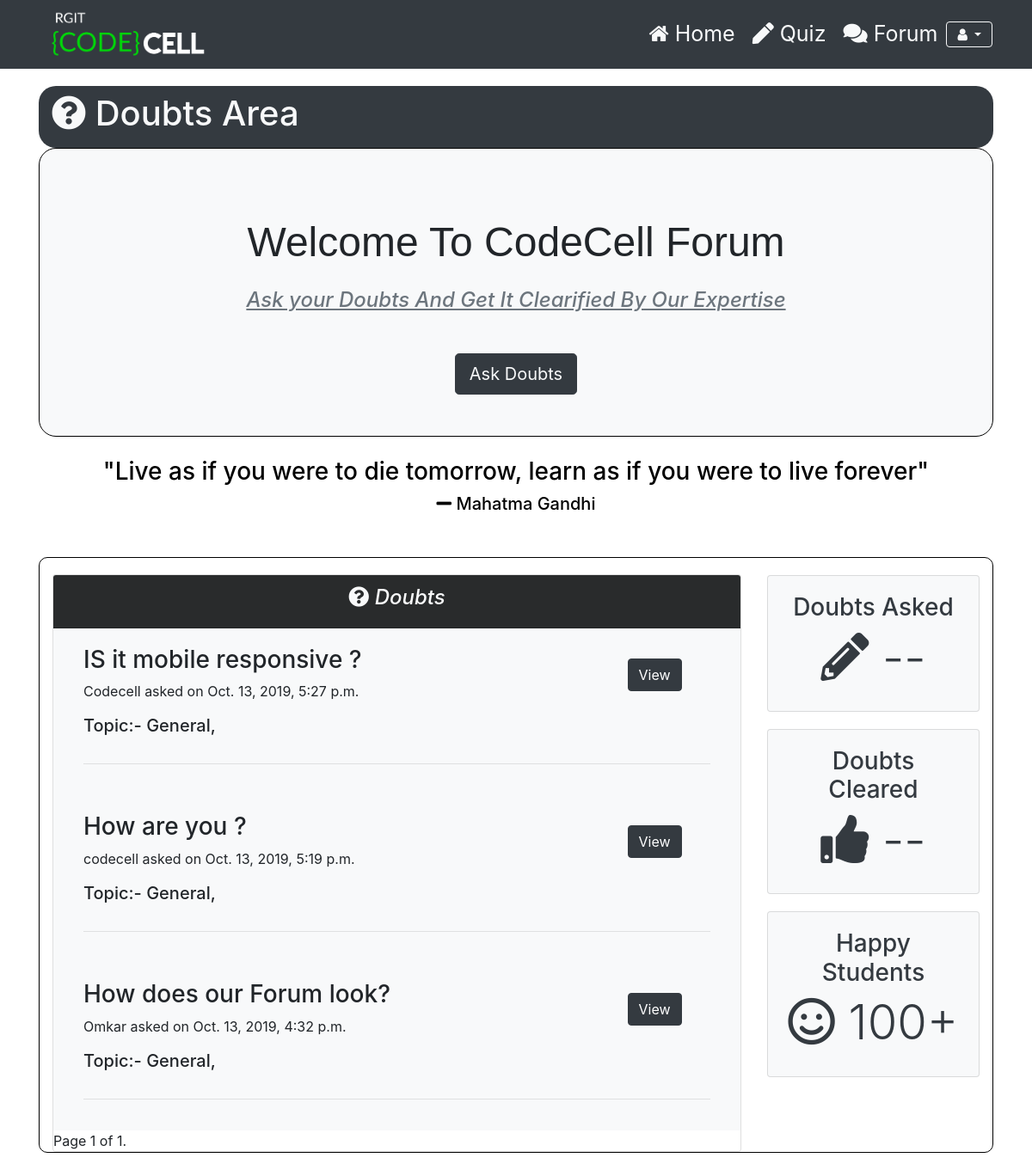
The app's page /forum/ with its own data.
### Forum/models.py (models this page shows, shortened)
class Forum_question(models.Model):
    question = models.CharField(max_length = 200, verbose_name = "Question Text", unique = True, blank = False, null = False)
    description = models.CharField(max_length = 500, verbose_name = "Question Description", unique = False, blank = True)
    topic = models.ManyToManyField(Topic, verbose_name = "Topic")
    user = models.ForeignKey(User, on_delete = models.CASCADE, verbose_name = "Question Author")
    asked_on = models.DateTimeField(auto_now_add = True, verbose_name = "Asked on ")
    views = models.IntegerField(verbose_name = "Views", default = 0, blank = False, null = False)
    upvotes = models.IntegerField(verbose_name = "Upvotes", default = 0, blank = False, null = False)
    class meta:
        verbose_name = "Question"
        verbose_name_plural = "Questions"

class Topic(models.Model):
    title = models.CharField(max_length = 100, verbose_name = "Title", unique = True, blank = False, null = False)
    description = models.CharField(max_length = 500, verbose_name = "Description", blank = True)
    def __str__(self):
        return self.title

### Forum/views.py (the view)
# urls.py: path('', views.forum_home, name = "forum_home"),
def forum_home(request, *args, **kwargs):
    No_of_questions_in_single_page = 25
    questions = Forum_question.objects.all().order_by('-asked_on')
    paginator = Paginator(questions, No_of_questions_in_single_page )
    page = request.GET.get('page')
    question_list = paginator.get_page(page)
    return render(request,'Forum/Forum_home.html',{'question_list':question_list})

### Forum/templates/Forum/Forum_home.html (shortened to what this page needs)
{% extends 'Accounts/base.html' %}
{% load static %}
{% block content %}
  <header id="header">
    <div class="container-fluid fixed-top bg-dark" >
      <nav class="navbar navbar-expand-lg ">
        <div class="container-fluid">
          <a class="logo" href="{% url 'home' %}"><img src="{% static 'Accounts/assets/logo.png' %}" width="200px;" alt=""></a>
          <div class="collapse navbar-collapse" id="navbarContent" >
            <ul class="navbar-nav ml-auto ">
              <li class="nav-item">
                <a class="nav-link active text-light " href="{% url 'home' %}" style="font-size: 25px;padding-left: 10px;padding-right: 10px;"><span class="fa fa-home"></span> Home</a>
              </li>
              <li class="nav-item">
                <a class="nav-link text-light" href="{% url 'quiz_category_list_all' %}" data-scroll-nav="5" style="font-size: 25px;padding-left: 10px;padding-right: 10px;"><span class="fas fa-pen"></span> Quiz</a>
              </li>
              <li class="nav-item">
                <a class="nav-link text-light" href="{% url 'forum_home' %}" style="font-size: 25px;padding-left: 10px;padding-right: 10px"><span class="fas fa-comments"></span> Forum</a>
              </li>
                          <li><div class="dropdown">
                <button type="button" class="btn btn-outline-light dropdown-toggle fa fa-user" data-toggle="dropdown">
                </button>
              </div></li>
            </ul>
          </div>
        </div>
      </nav>
    </div>
  </header>
<div class="container" >
  <div class="main">
      <header id="main-header" class="py-2 bg-dark text-light " style="border-radius: 20px;margin-top: 100px">
        <div class="container">
          <div class="row">
            <div class="col-md-6">
              <h1>
                <i class="fas fa-question-circle"></i> Doubts Area</h1>
            </div>
          </div>
        </div>
      </header>
           <div style="border:1px solid black; width:100%; height:auto;border-radius: 20px ;" class="back bg-light" >
               <h1  class="font" style="text-align:center; padding-top:10vh;font-size: 3em">Welcome To CodeCell Forum</h1>
               <h4 class="text-muted" style="text-align:center;margin-top: 3vh"><u><i>Ask your Doubts And Get It Clearified By Our Expertise</i></u></h5>
               <div class="form-group">
      <div class="text-center">
        <a href="{% url 'ask_question' %}" style="text-decoration:none;"><button type="button" class="btn btn-dark text-light btn-lg" style="margin-top:5vh;margin-bottom: 4vh">Ask Doubts</button></a>
      </div></a>
    </div>
  </div>
  </div>
  <div class="container" style="margin-bottom:50px;">
      <h3 style="text-align:center;color: black;margin-top: 3vh">"Live as if you were to die tomorrow, learn as if you were to live forever"</h3>
      <h5 style="text-align:center;color: black" ><i class="fas fa-minus"></i> Mahatma Gandhi</h5>
  </div>
  <section id="profile">
    <div class="container" style="margin-bottom: 20px;border: 1px solid black;border-radius: 10px">
      <div class="row">
        <div class="col-md-9" style="margin-top:19px;">
          <div class="card" style="margin: 1px solid black">
            <div class="card-header text-light" style="background:#292b2c">
              <h4 class="text-center">
                <i><i class="fas fa-question-circle"></i> Doubts</i>
              </h4>
            </div>
            {% for i in question_list %}
            <div class="card-body bg-light">
              <div class="container ">
                <div class="row">
                  <div class="col-md-10 ">
                      <h3>{{ i.question }}</h3>
                          {{ i.user }} asked on {{ i.asked_on }}
                  </div>
                  <br/>
                  <div class="col-md-2">
                    <a href="{% url 'answer_list' pk=i.pk %}"><button style="margin-top:15px;" class="btn  btn-dark">View</button></a>
                  </div>
                </div>
                <div class="row">
                  <div class="col-md-6">
                    <p><h5>Topic:- {% for j in i.topic.all %} {{j}},  {%endfor%}</h5> </p>
                  </div>
                </div>
                <hr />
              </div>
            </div>
            {% endfor %}
        <div class="pagination">
          <span class="step-links">
              <span class="current">
                  Page {{ question_list.number }} of {{ question_list.paginator.num_pages }}.
              </span>
          </span>
        </div>
      </div>
    </div>
        <div class="col-md-3">
          <div style="margin-top:20px;">
            <div class="card text-center bg-light text-dark mb-3">
              <div class="card-body">
                <h3>Doubts Asked</h3>
                <h4 class="display-4">
                  <i class="fas fa-pencil-alt"></i>
                  {% if user.is_authenticated %} {{ user.doubts_asked}} {% else %} -- {% endif %}
                </h4>
              </div>
            </div>
          </div>
          <div style="margin-top:20px;">
            <div class="card text-center bg-light text-dark mb-3">
              <div class="card-body">
                <h3>Doubts Cleared</h3>
                <h4 class="display-4">
                  <i class="fas fa-thumbs-up"></i>
                  {% if user.is_authenticated %} {{ user.doubts_solved}} {% else %} -- {% endif %}
                </h4>
              </div>
            </div>
          </div>
          <div style="margin-top:20px;">
            <div class="card text-center bg-light text-dark mb-3">
              <div class="card-body">
                <h3>Happy Students</h3>
                <h4 class="display-4"><i class="far fa-smile"></i> {% if user.is_authenticated %} {{user.total_users}} {% else %} 100+ {% endif %}</h4>
              </div>
            </div>
          </div>
        </div>
      </div>
    </div>
  </section>
  </div>
{% endblock %}

### Accounts/static/Accounts/styles.css (style rules this page uses)
header { margin-top: 74px; }
button { margin-top: 12px; }

### Forum/templates/Forum/Forum_home.html (style rules this page uses)
h1.font { font-family: 'Acme', sans-serif; }
div.back { background: #e5efac; }

### records on screen
Forum_question: question "IS it mobile responsive ?", user "Codecell", asked_on "Oct. 13, 2019, 5:27 p.m."
Topic: title "General"
Forum_question: question "How are you ?", user "codecell", asked_on "Oct. 13, 2019, 5:19 p.m."
Forum_question: question "How does our Forum look?", user "Omkar", asked_on "Oct. 13, 2019, 4:32 p.m."

### other values on screen
{{ question_list.number }} "1"
{{ question_list.paginator.num_pages }} "1"
